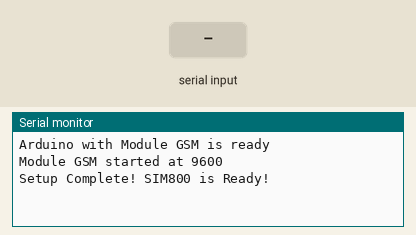
A sketch run on a simulated Arduino Uno, built with avr-gcc and run on an emulated ATmega328P. On the bench: the last lines printed to the serial monitor. Inputs (shaded band) come from the test bench.

Above: at 2.2 s.
2.3 s: "1" received over the second serial link
At 3.2 s:
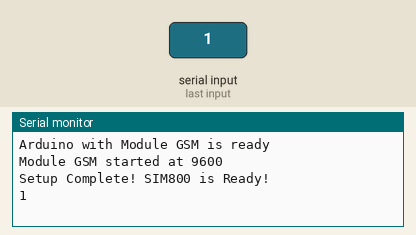
3.8 s: "0" received over the second serial link
At 4.4 s:
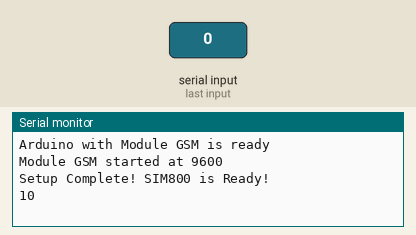

Measured:
- after the input at 2.3 s, the serial monitor: prints a new line at once (image 1)
- after the input at 3.8 s, the serial monitor: prints a new line at once (image 2)

The sketch:

receive.ino
```cpp
/* www.nyebarilmu.net */

//testing module

#include <SoftwareSerial.h>
SoftwareSerial SIM800L(2, 3); // RX | TX
// CHubungkan TXD untuk Arduino pin 2
// Hubungkan RXD untuk Arduino pin 3
char c = ' ';
void setup()
{
    Serial.begin(9600); //Menggunakan komunikasi serial pada 9600bps
    while(!Serial);
    Serial.println("Arduino with Module GSM is ready");

    // memulai komunikasi dengan
    SIM800L.begin(9600);
    Serial.println("Module GSM started at 9600");
    delay(1000); //nilai tunda 1 second
    Serial.println("Setup Complete! SIM800 is Ready!");
}

void loop()
{

     // memastikan pembacaan dari SIM800 dan dikirim datanya ke Arduino(Serial Monitor)
    if (SIM800L.available())
    { c = SIM800L.read();
      Serial.write(c);}

    // memastikan pembacaan dari SIM800 dan dikirim datanya ke Arduino(Serial Monitor)
    if (Serial.available())
    { c = Serial.read();
      SIM800L.write(c);
       }

}
```
